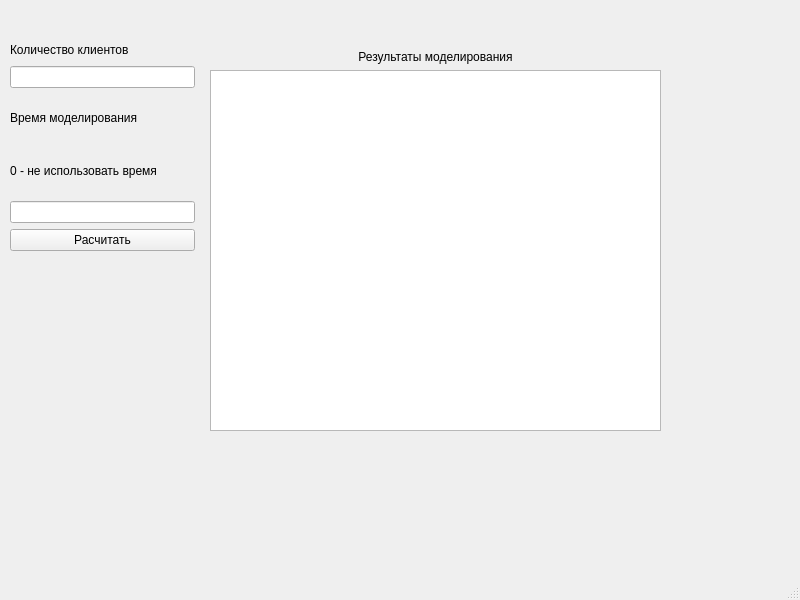
<?xml version="1.0" encoding="UTF-8"?>
<ui version="4.0">
 <class>MainWindow</class>
 <widget class="QMainWindow" name="MainWindow">
  <property name="geometry">
   <rect>
    <x>0</x>
    <y>0</y>
    <width>800</width>
    <height>600</height>
   </rect>
  </property>
  <property name="windowTitle">
   <string>MainWindow</string>
  </property>
  <widget class="QWidget" name="centralwidget">
   <widget class="QWidget" name="verticalLayoutWidget_2">
    <property name="geometry">
     <rect>
      <x>10</x>
      <y>40</y>
      <width>185</width>
      <height>211</height>
     </rect>
    </property>
    <layout class="QVBoxLayout" name="verticalLayout_2">
     <item>
      <layout class="QVBoxLayout" name="verticalLayout">
       <item>
        <widget class="QLabel" name="label">
         <property name="text">
          <string>Количество клиентов</string>
         </property>
        </widget>
       </item>
       <item>
        <widget class="QLineEdit" name="lineEdit"/>
       </item>
      </layout>
     </item>
     <item>
      <widget class="QLabel" name="label_3">
       <property name="text">
        <string>Время моделирования</string>
       </property>
      </widget>
     </item>
     <item>
      <widget class="QLabel" name="label_4">
       <property name="text">
        <string>0 - не использовать время</string>
       </property>
      </widget>
     </item>
     <item>
      <widget class="QLineEdit" name="lineEdit_2"/>
     </item>
     <item>
      <widget class="QPushButton" name="pushButton">
       <property name="text">
        <string>Расчитать</string>
       </property>
      </widget>
     </item>
    </layout>
   </widget>
   <widget class="QWidget" name="verticalLayoutWidget_3">
    <property name="geometry">
     <rect>
      <x>210</x>
      <y>50</y>
      <width>451</width>
      <height>381</height>
     </rect>
    </property>
    <layout class="QVBoxLayout" name="verticalLayout_3">
     <item>
      <widget class="QLabel" name="label_2">
       <property name="text">
        <string>Результаты моделирования</string>
       </property>
       <property name="alignment">
        <set>Qt::AlignCenter</set>
       </property>
      </widget>
     </item>
     <item>
      <widget class="QTextBrowser" name="textBrowser"/>
     </item>
    </layout>
   </widget>
  </widget>
  <widget class="QMenuBar" name="menubar">
   <property name="geometry">
    <rect>
     <x>0</x>
     <y>0</y>
     <width>800</width>
     <height>24</height>
    </rect>
   </property>
  </widget>
  <widget class="QStatusBar" name="statusbar"/>
 </widget>
 <resources/>
 <connections/>
</ui>
